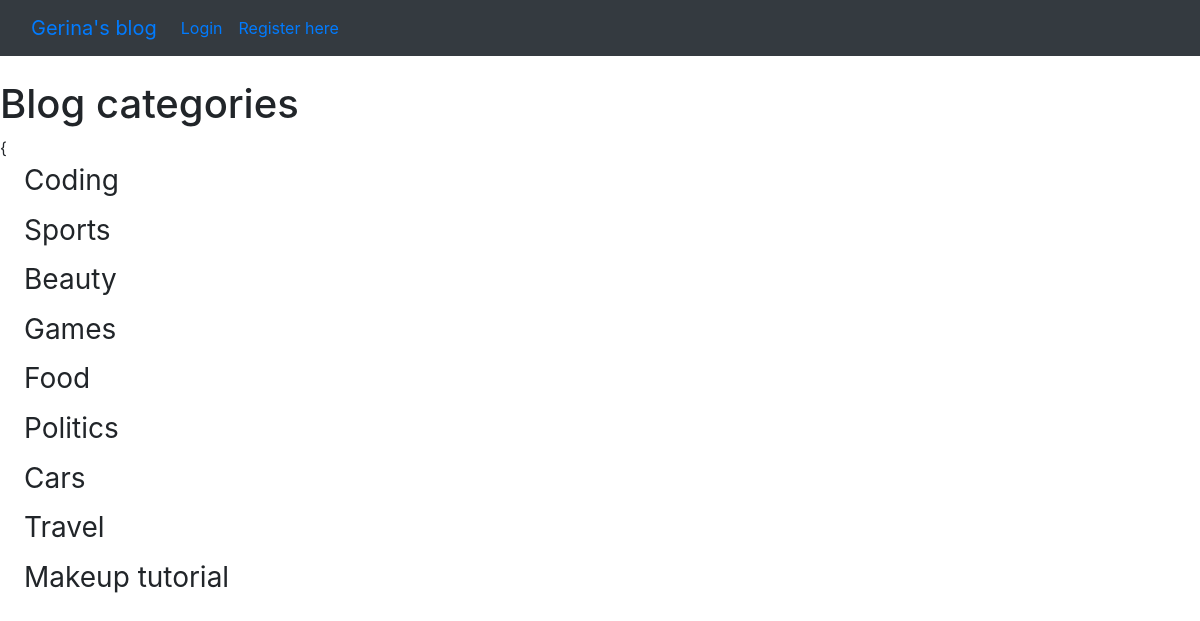
Page /category_list/ on the earlier database version.
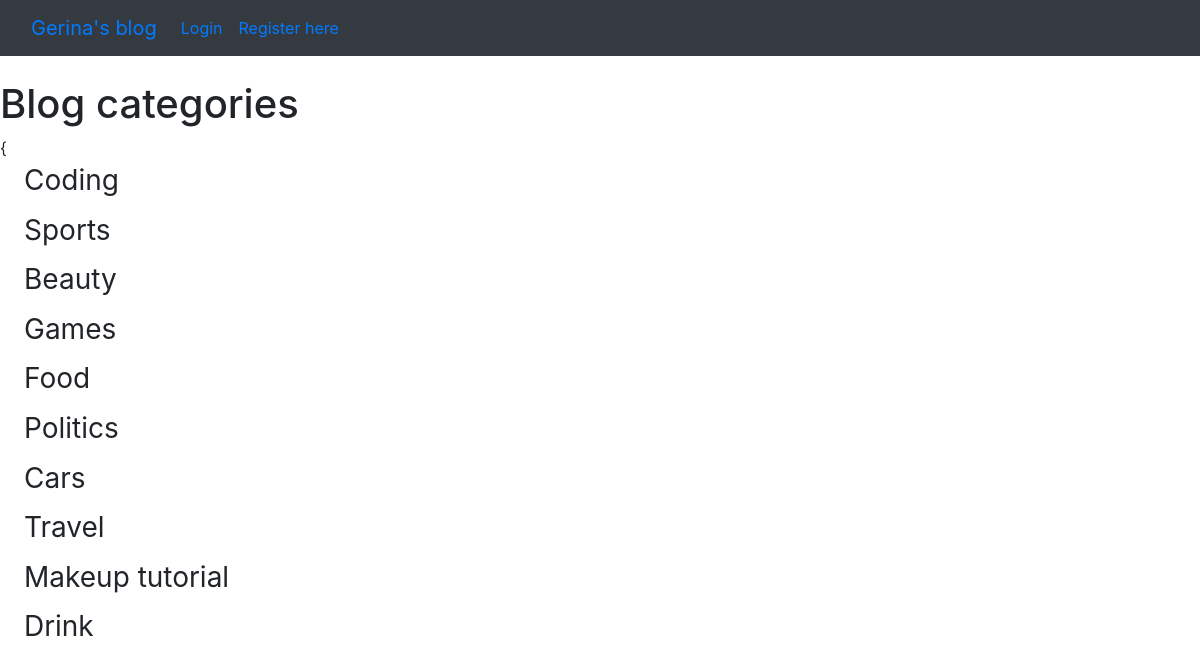
Same page on the later database version.
### theblog/models.py (models this page shows, shortened)
class Category(models.Model):
    name = models.CharField(max_length=255)
    def __str__(self):
        return self.name

### theblog/views.py (the view)
# urls.py: path('category_list/', CategoryListView, name='category_list'),
def CategoryListView(request):
    cat_menu_list = Category.objects.all()
    return render(request, 'category_list.html', {'cat_menu_list':cat_menu_list})

### theblog/templates/category_list.html (shortened to what this page needs)
{% extends 'base.html'%}
{% block content %}
    <h1>Blog categories</h1>
    {{% for item in cat_menu_list %}
<h3><a class="dropdown-item" href="{% url 'category' item %}"> {{ item }}</a></h3>
    {%endfor%}
{% endblock %}

Differences in the rows shown:
added Category: name "Drink"
